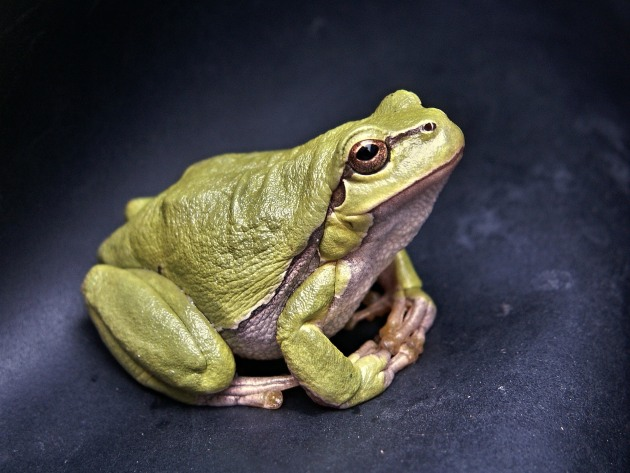
#> input picture frog.jpg, 630 x 473 px
$ jupyter execute filtering.ipynb
#> lines starting #> are read from the running program, lines starting #| are printed output that depends on the picture; after the words box and inside, x2 and y2 are one past the last pixel; in counts of white or black regions, pixels touching at a corner belong together; long printed decimals are rounded
[cell 1]
import os
import numpy as np
from numpy.fft import fft2, ifft2
import matplotlib.pyplot as plt
import cv2
from skimage.metrics import peak_signal_noise_ratio, structural_similarity
from skimage.transform import resize
from scipy.signal.windows import gaussian
from scipy.signal import convolve2d
from skimage import util
from skimage.restoration import richardson_lucy as rl

[cell 2]
def blur(img, mode = 'box', kernel_size = 3):
    # mode = 'box' or 'gaussian' or 'motion'
    dummy = np.copy(img)
    if mode == 'box':
        h = np.ones((kernel_size, kernel_size)) / kernel_size ** 2
    elif mode == 'gaussian':
        h = gaussian(kernel_size, kernel_size / 3).reshape(kernel_size, 1)
        h = np.dot(h, h.transpose())
        h /= np.sum(h)
    elif mode == 'motion':
        h = np.eye(kernel_size) / kernel_size
    dummy = convolve2d(dummy, h, mode = 'valid')
    return dummy

[cell 3]
def add_gaussian_noise(img, sigma):
    gauss = np.random.normal(0, sigma, np.shape(img))
    noisy_img = img + gauss
    noisy_img[noisy_img < 0] = 0
    noisy_img[noisy_img > 255] = 255
    return noisy_img

[cell 4]
def add_gaussian_noise(img, sigma):
    gauss = np.random.normal(0, sigma, np.shape(img))
    noisy_img = img + gauss
    noisy_img[noisy_img < 0] = 0
    noisy_img[noisy_img > 255] = 255
    return noisy_img

[cell 5]
def inverse_filter(img, kernel):
    # Normalize the kernel to ensure it sums to 1
    kernel /= np.sum(kernel)

    # Create a copy of the input image and perform Fourier transform
    dummy = np.copy(img)
    dummy = fft2(dummy)

    # Perform Fourier transform on the kernel and pad it to match the image's size
    kernel = fft2(kernel, s=img.shape)

    # Avoid division by zero or very small values in the kernel
    epsilon = 1e-8
    kernel[np.abs(kernel) < epsilon] = epsilon  # Set small values to epsilon

    # Apply the inverse filter in the frequency domain (divide image by kernel)
    dummy = dummy / kernel

    # Perform the inverse Fourier transform to bring the image back to the spatial domain
    dummy = np.abs(ifft2(dummy))

    return dummy  # Return the restored image

[cell 6]
def trunc_filter(img, kernel, radius):


    # Initialize the restored image array with the same shape as the input image
    restored = np.zeros_like(img)

    # Perform FFT on the grayscale image
    G = np.fft.fftshift(np.fft.fft2(img))  # FFT of the image

    # Pad the kernel to match the size of the image
    h_padded = np.zeros(img.shape)
    h_padded[:kernel.shape[0], :kernel.shape[1]] = np.copy(kernel)
    H = np.fft.fftshift(np.fft.fft2(h_padded))  # FFT of the padded kernel

    # Normalize the Fourier transforms
    H_norm = H / np.abs(H.max())
    G_norm = G / np.abs(G.max())

    # Apply truncation in the frequency domain
    F_temp = G_norm / H_norm
    F_norm = F_temp / np.abs(F_temp.max())

    # Rescale to original scale
    F_hat = F_norm * np.abs(G.max())

    # Create a mask for the inner and outer regions based on the specified radius
    circle_img = np.zeros(img.shape)
    cv2.circle(circle_img, (img.shape[0] // 2, img.shape[1] // 2), radius, 1, thickness=-1)  # Inner circle
    inner_F_hat = circle_img * F_hat  # Apply mask to the filtered result
    circle_img = 1 - circle_img  # Invert mask for the outer region
    outer_G = circle_img * G  # Apply mask to the original FFT

    # Inverse FFT to obtain the restored image
    f_hat = np.fft.ifft2(np.fft.ifftshift(inner_F_hat + outer_G))
    restored = np.abs(f_hat)  # Store the result

    return restored  # Return the restored image

[cell 7]
def wiener_filter(img, kernel, K):
    # Normalize the kernel by ensuring its sum is 1
    kernel /= np.sum(kernel)

    # Create a copy of the input image to avoid modifying the original
    dummy = np.copy(img)

    # Perform Fourier transform on the image to convert it to the frequency domain
    dummy = fft2(dummy)

    # Perform Fourier transform on the kernel, padded to match the image size
    kernel = fft2(kernel, s=img.shape)

    # Apply Wiener filtering: conjugate the kernel and use it with the regularization term (K)
    kernel = np.conj(kernel) / (np.abs(kernel) ** 2 + K)

    # Apply the filter by multiplying the transformed image with the filtered kernel
    dummy = dummy * kernel

    # Perform inverse Fourier transform to bring the result back to the spatial domain
    dummy = np.abs(ifft2(dummy))

    # Return the filtered image
    return dummy

[cell 8]
def gaussian_kernel(kernel_size = 3):
    h = gaussian(kernel_size, kernel_size / 3).reshape(kernel_size, 1)
    h = np.dot(h, h.transpose())
    h /= np.sum(h)
    return h

def rgb2gray(rgb):
    return np.dot(rgb[...,:3], [0.2989, 0.5870, 0.1140])

Code showing the implementation of adding motion blur, additive noise and the filters

[cell 9]
file_name = os.path.join('frog.jpg')
img = rgb2gray(plt.imread(file_name))
#> in rgb2gray, `return np.dot(rgb[...,:3], [0.2989, 0.5870, 0.1140])`:
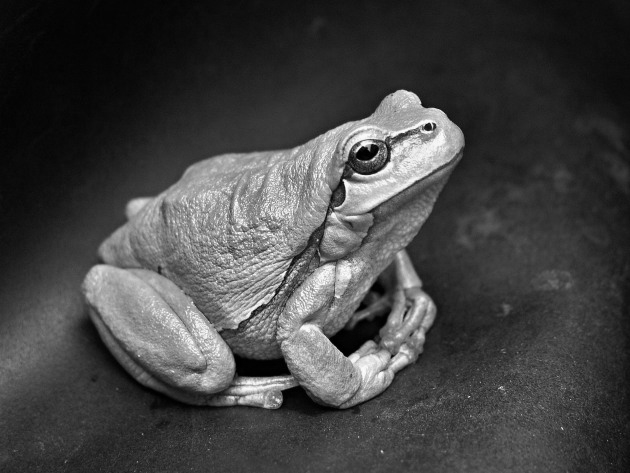
#> returned value: shape (473, 630) float64; min 0, max 253, mean 68

blurred_img = blur(img, mode = 'motion', kernel_size = 5)
#> in blur, `dummy = convolve2d(dummy, h, mode = 'valid')`:
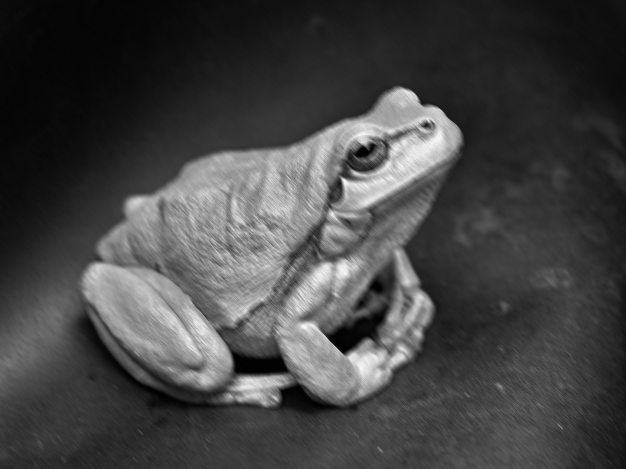
#> dummy: shape (469, 626) float64; min 0.413, max 249, mean 68.5

# Normalize the blurred image to [0, 1]
blurred_img = (blurred_img - np.min(blurred_img)) / (np.max(blurred_img) - np.min(blurred_img))

# noisy_img =  add_gaussian_noise(blurred_img, sigma = 20)
var = 0.01
noisy_img = util.random_noise(blurred_img, mode="gaussian", var=var)
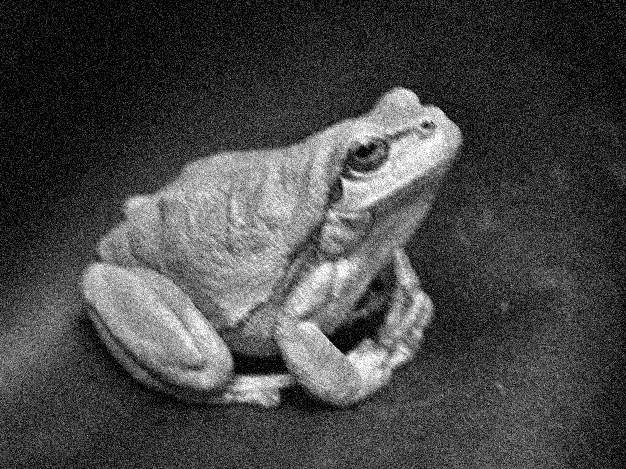
#> noisy_img: shape (469, 626) float64; min 0, max 1, mean 0.279

noisy_img2 = util.random_noise(blurred_img, mode="poisson")

kernel = gaussian_kernel(5)


# applying the filters to images with gaussian noise
inv_filtered_img = inverse_filter(noisy_img,kernel)
#> in inverse_filter, `dummy = np.abs(ifft2(dummy))`:
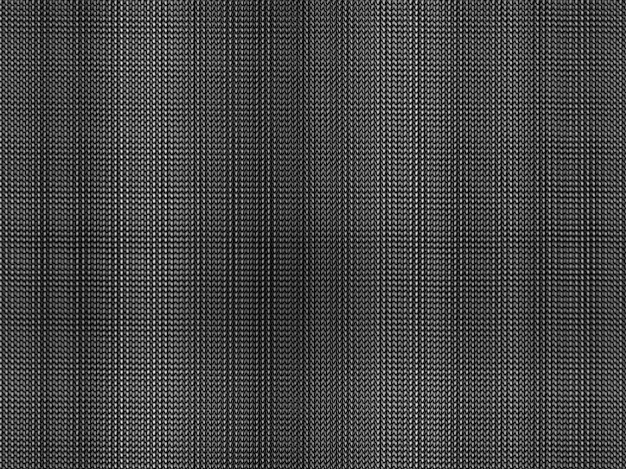
#> dummy: shape (469, 626) float64; min 0.0404, max 17229.1, mean 4627.6; drawn with min black and max white
trunc_inv_img = trunc_filter(noisy_img, kernel, 40)
#> in trunc_filter, `cv2.circle(circle_img, (img.shape[0] // 2, img.shape[1] // 2), radius,..`:
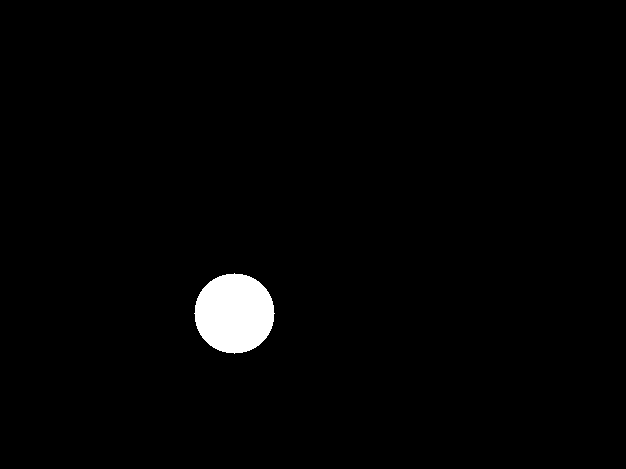
#> circle_img: shape (469, 626) float64; values 0 (black) and 1 (white), 1.7% white; 1 white region, box (x1, y1, x2, y2) and area: (194, 273, 275, 354) 5025
w_filtered_img = wiener_filter(noisy_img, kernel, K = 30)
#> in wiener_filter, `dummy = np.abs(ifft2(dummy))`:
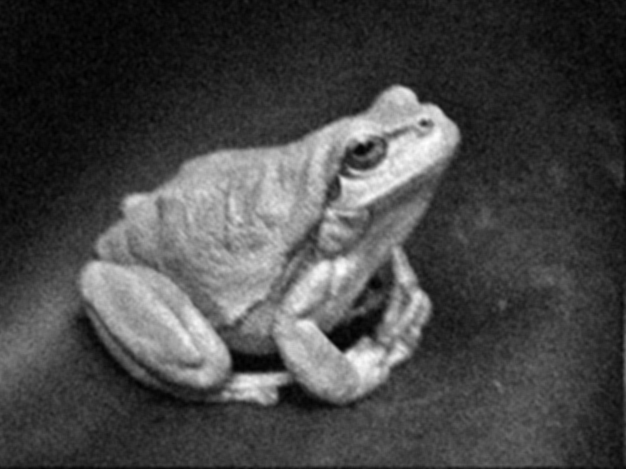
#> dummy: shape (469, 626) float64; min 0.000361, max 0.0314, mean 0.00899; drawn with min black and max white
# rl_img = richardson_lucy(noisy_img,kernel, 30)

# applying the filters to images with poisson noise
inv_filtered_img2 = inverse_filter(noisy_img2,kernel)
#> in inverse_filter (call 2), `dummy = np.abs(ifft2(dummy))`:
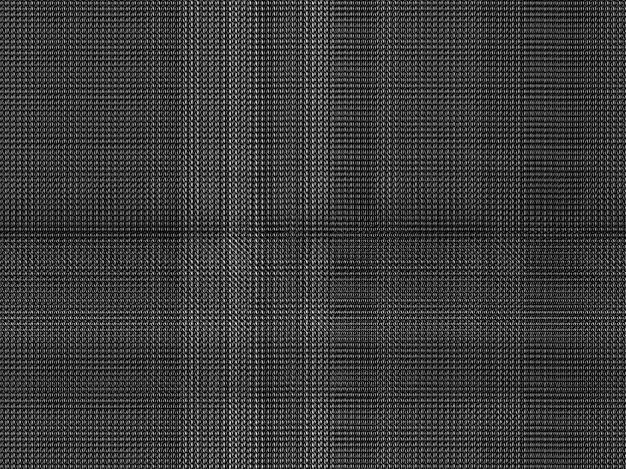
#> dummy: shape (469, 626) float64; min 0.00458, max 1388, mean 321.4; drawn with min black and max white
trunc_inv_img2 = trunc_filter(noisy_img2, kernel, 40)
w_filtered_img2 = wiener_filter(noisy_img2, kernel, K = 30)

Displaying all the images with blur and noise

[cell 10]
display = [img, blurred_img, noisy_img,noisy_img2]
label = ['Original Image', 'Motion Blurred Image', 'Motion Blurring + Gaussian Noise', 'Motion Blurring + Poisson Noise']

fig = plt.figure(figsize=(15, 5))  # Adjust the figsize for a horizontal layout

for i in range(len(display)):
    fig.add_subplot(1, 4, i+1)  # Set 1 row and 3 columns
    plt.imshow(display[i], cmap='gray')
    plt.title(label[i])
#> this loop made 4 passes

plt.show()

Direct Inverse Filter applied

[cell 11]
display = [ noisy_img, noisy_img2,  inv_filtered_img,inv_filtered_img2]
label = [ 'Motion Blurring + Gaussian Noise','Motion Blurring + Poisson Noise', 'Direct Inverse Filter applied to top image', 'Direct Inverse Filter applied to top image']

fig = plt.figure(figsize=(12, 10))

for i in range(len(display)):
    fig.add_subplot(2, 2, i+1)
    plt.imshow(display[i], cmap = 'gray')
    plt.title(label[i])

plt.show()

Truncated Inverse Filter applied

[cell 12]
display = [img, blurred_img, noisy_img, trunc_inv_img]
label = ['Original Image', 'Motion Blurred Image', 'Motion Blurring + Gaussian Noise', 'Truncated Inverse Filter applied']

display = [  noisy_img, noisy_img2,  trunc_inv_img, trunc_inv_img2]
label = [ 'Motion Blurring + Gaussian Noise','Motion Blurring + Poisson Noise', 'Truncated Inverse Filter applied to top image', 'Truncated Inverse Filter applied to top image']


fig = plt.figure(figsize=(12, 10))

for i in range(len(display)):
    fig.add_subplot(2, 2, i+1)
    plt.imshow(display[i], cmap = 'gray')
    plt.title(label[i])

plt.show()

Wiener Filter applied

[cell 13]
display = [ noisy_img, noisy_img2,  w_filtered_img,w_filtered_img2]
label = ['Motion Blurring + Gaussian Noise','Motion Blurring + Poisson Noise', 'Wiener Filter applied to top image', 'Wiener Filter applied to top image']


fig = plt.figure(figsize=(12, 10))

for i in range(len(display)):
    fig.add_subplot(2, 2, i+1)
    plt.imshow(display[i], cmap = 'gray')
    plt.title(label[i])

plt.show()

Richardson-Lucy Algorithm Applied

[cell 14]
rl_img =  rl(noisy_img, kernel, 15)
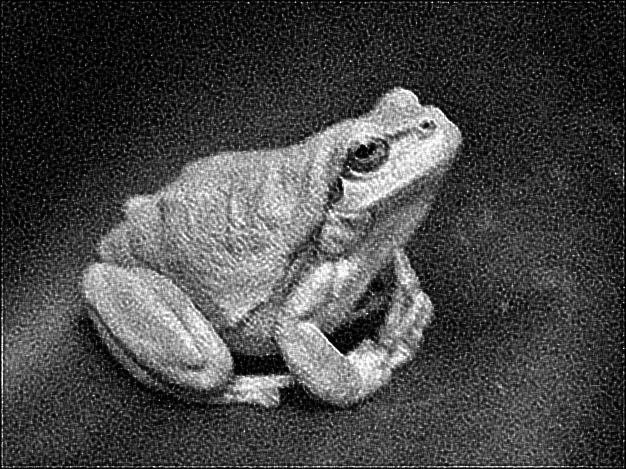
#> rl_img: shape (469, 626) float64; min 1.59e-10, max 1, mean 0.278
rl_img2 = rl(noisy_img2, kernel, 15)


display = [ noisy_img, noisy_img2,  rl_img,rl_img2]
label = [ 'Motion Blurring + Gaussian Noise','Motion Blurring + Poisson Noise', 'Richardson-Lucy Algorithm applied to top image', 'Richardson-Lucy Algorithm applied to top image']


fig = plt.figure(figsize=(12, 10))

for i in range(len(display)):
    fig.add_subplot(2, 2, i+1)
    plt.imshow(display[i], cmap = 'gray')
    plt.title(label[i])

plt.show()

Code in Calculating PSNR and SSIM for the applied filters

[cell 15]
# # img_np = img.detach().cpu().numpy()  # Original image
# # w_filtered_img_np = w_filtered_img.detach().cpu().numpy()  # Restored image
# print("Inverse Filtered Image Shape:", trunc_inv_img.shape)
# rl_img = richardson_lucy(noisy_img,kernel, 2)


# resizing the restored images so the psnr and ssim can be calculated
inv_filtered_img = resize(inv_filtered_img, img.shape, mode='reflect', anti_aliasing=True)
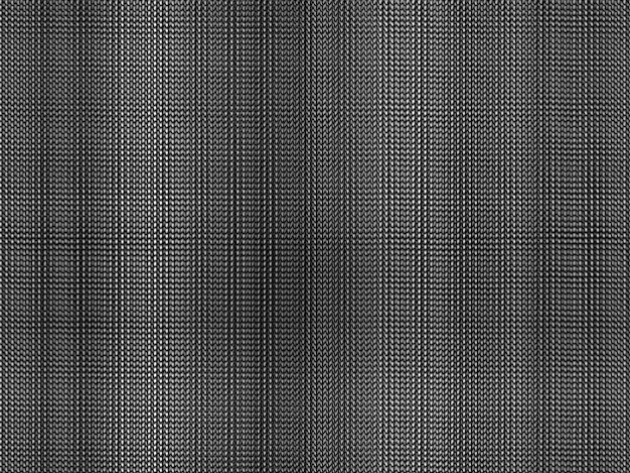
#> inv_filtered_img: shape (473, 630) float64; min 37.79, max 14978.5, mean 4627.6; drawn with min black and max white
trunc_inv_img = resize(trunc_inv_img, img.shape, mode='reflect', anti_aliasing=True)
w_filtered_img = resize(w_filtered_img, img.shape, mode='reflect', anti_aliasing=True)
rl_img = resize(rl_img, img.shape, mode='reflect', anti_aliasing=True)
#> rl_img: shape (473, 630) float64

# resizing the restored images so the psnr and ssim can be calculated
inv_filtered_img2 = resize(inv_filtered_img2, img.shape, mode='reflect', anti_aliasing=True)
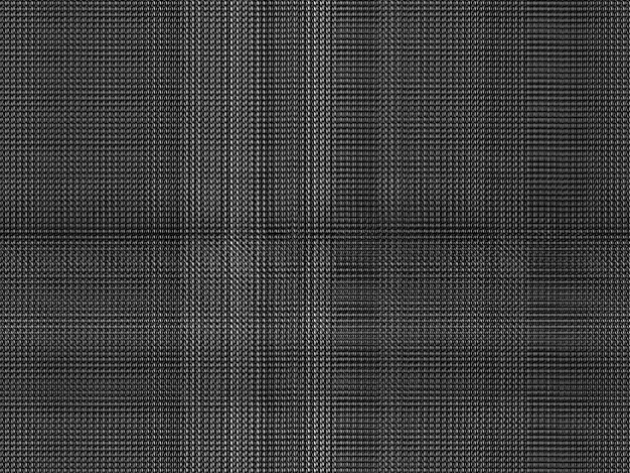
#> inv_filtered_img2: shape (473, 630) float64; min 2.9, max 1309.2, mean 321.4; drawn with min black and max white
trunc_inv_img2 = resize(trunc_inv_img2, img.shape, mode='reflect', anti_aliasing=True)
w_filtered_img2 = resize(w_filtered_img2, img.shape, mode='reflect', anti_aliasing=True)
rl_img2 = resize(rl_img2, img.shape, mode='reflect', anti_aliasing=True)
#> rl_img2: shape (473, 630) float64

# If your images are in the range [0, 255]
data_range = 255.0

# Calculate PSNR for Motion blur + Gaussian Noise
inv_filtered_psnr_value = peak_signal_noise_ratio(img, inv_filtered_img, data_range=data_range)
#> inv_filtered_psnr_value = -26.22
trunc_inv_psnr_value = peak_signal_noise_ratio(img, trunc_inv_img, data_range=data_range)
#> trunc_inv_psnr_value = 9.37
w_psnr_value = peak_signal_noise_ratio(img, w_filtered_img, data_range=data_range)
#> w_psnr_value = 9.33
rl_psnr_value = peak_signal_noise_ratio(img, rl_img, data_range=data_range)
#> rl_psnr_value = 9.37

# Calculate PSNR for Motion blur +  Poisspm Noise
inv_filtered_psnr_value2 = peak_signal_noise_ratio(img, inv_filtered_img2, data_range=data_range)
#> inv_filtered_psnr_value2 = -1.76
trunc_inv_psnr_value2 = peak_signal_noise_ratio(img, trunc_inv_img2, data_range=data_range)
#> trunc_inv_psnr_value2 = 9.36
w_psnr_value2 = peak_signal_noise_ratio(img, w_filtered_img2, data_range=data_range)
#> w_psnr_value2 = 9.33
rl_psnr_value2 = peak_signal_noise_ratio(img, rl_img2, data_range=data_range)
#> rl_psnr_value2 = 9.37

# Calculate SSIM for Motion blur + Gaussian Noise
inv_ssim = structural_similarity(img, inv_filtered_img, data_range=data_range)
#> inv_ssim = 6.72e-08
trunc_inv_ssim = structural_similarity(img, trunc_inv_img, data_range=data_range)
#> trunc_inv_ssim = 0.018
w_ssim =  structural_similarity(img, w_filtered_img, data_range=data_range)
#> w_ssim = 0.0125
rl_ssim = structural_similarity(img, rl_img, data_range=data_range)
#> rl_ssim = 0.0179

# Calculate SSIM for Motion blur + Poisson Noise
inv_ssim2 = structural_similarity(img, inv_filtered_img, data_range=data_range)
#> inv_ssim2 = 6.72e-08
trunc_inv_ssim2 = structural_similarity(img, trunc_inv_img, data_range=data_range)
#> trunc_inv_ssim2 = 0.018
w_ssim2 =  structural_similarity(img, w_filtered_img, data_range=data_range)
#> w_ssim2 = 0.0125
rl_ssim2 = structural_similarity(img, rl_img, data_range=data_range)
#> rl_ssim2 = 0.0179


# # Check shapes
# print("Original Image Shape:", img.shape)
# print("Truncated Inverse Filtered Image Shape:", trunc_inv_img.shape)
# print("Wiener Filtered Image Shape:", w_filtered_img_resized.shape)

[cell 16]
# printing PSNR for Filters applied to Motion Blur + Gaussian Noise
print("PSNR Values")
print(f"Direct Inverse Filter PSNR:{inv_filtered_psnr_value:.5f}")
#| Direct Inverse Filter PSNR:-26.217
print(f"Truncated Inverse Filter PSNR:{trunc_inv_psnr_value:.5f}")
#| Truncated Inverse Filter PSNR:9.365
print(f"Wiener Inverse Filter PSNR: {w_psnr_value:.5f}")
#| Wiener Inverse Filter PSNR: 9.332
print(f"Richardson Lucy Algorithm PSNR: {rl_psnr_value:.5}")
#| Richardson Lucy Algorithm PSNR: 9.3651
print()


# printing SSIM Filters applied to Motion Blur + Gaussian Noise
print("SSIM Values")
print(f"Direct Inverse Filter PSNR:{inv_ssim:.5f}")
#| Direct Inverse Filter PSNR:0
print(f"Truncated Inverse Filter PSNR:{trunc_inv_ssim:.5f}")
#| Truncated Inverse Filter PSNR:0.01801
print(f"Wiener Inverse Filter PSNR: {w_ssim:.5f}")
#| Wiener Inverse Filter PSNR: 0.01246
print(f"Richardson Lucy Algorithm PSNR: {rl_ssim:.5f}")
#| Richardson Lucy Algorithm PSNR: 0.01792

[cell 17]
# printing PSNR for Filters applied to Motion Blur + Poisson Noise
print("Motion Blur + Poisson Noise")
print("PSNR Values")
print(f"Direct Inverse Filter PSNR:{inv_filtered_psnr_value2:.5f}")
#| Direct Inverse Filter PSNR:-1.762
print(f"Truncated Inverse Filter PSNR:{trunc_inv_psnr_value2:.5f}")
#| Truncated Inverse Filter PSNR:9.365
print(f"Wiener Inverse Filter PSNR: {w_psnr_value2:.5f}")
#| Wiener Inverse Filter PSNR: 9.332
print(f"Richardson Lucy Algorithm PSNR: {rl_psnr_value2:.5}")
#| Richardson Lucy Algorithm PSNR: 9.3651
print()


# printing SSIM Filters applied to Motion Blur + Poisson Noise
print("SSIM Values")
print(f"Direct Inverse Filter PSNR:{inv_ssim2:.5f}")
#| Direct Inverse Filter PSNR:0
print(f"Truncated Inverse Filter PSNR:{trunc_inv_ssim2:.5f}")
#| Truncated Inverse Filter PSNR:0.01801
print(f"Wiener Inverse Filter PSNR: {w_ssim2:.5f}")
#| Wiener Inverse Filter PSNR: 0.01246
print(f"Richardson Lucy Algorithm PSNR: {rl_ssim2:.5f}")
#| Richardson Lucy Algorithm PSNR: 0.01792
